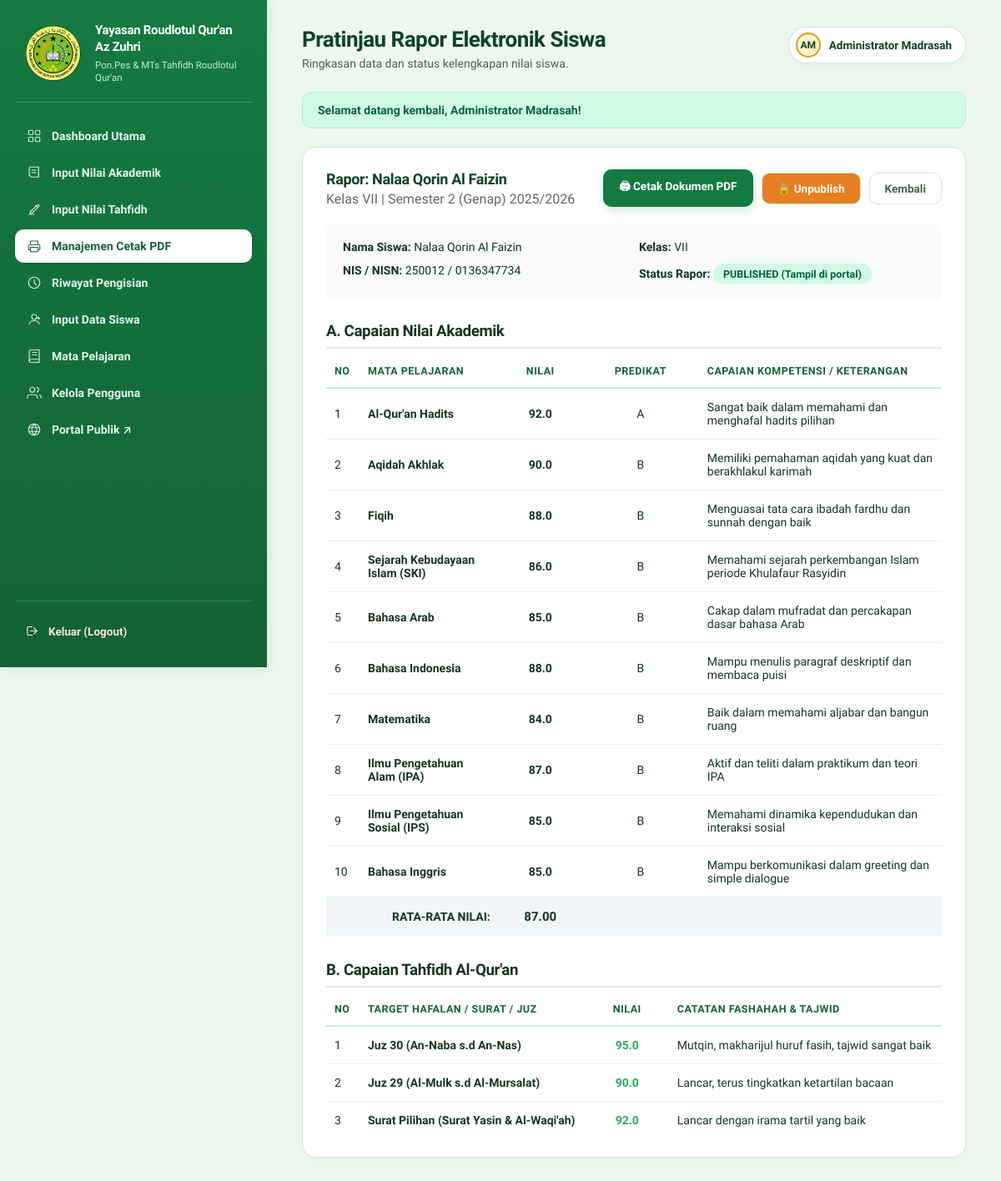
The app's page /staff/rapor/detail.php?student_id=1&semester=2&school_year=2025/2026 (signed in) with its own data.
### tables this page shows
CREATE TABLE IF NOT EXISTS `guardians` (
    `id` INT UNSIGNED AUTO_INCREMENT PRIMARY KEY,
    `student_id` INT UNSIGNED NOT NULL UNIQUE,
    `nama_ayah` VARCHAR(150) NULL,
    `nama_ibu` VARCHAR(150) NULL,
    `alamat_orang_tua` TEXT NULL,
    `pekerjaan_ayah` VARCHAR(100) NULL,
    `pekerjaan_ibu` VARCHAR(100) NULL,
    `nama_wali` VARCHAR(150) NULL,
    `alamat_wali` TEXT NULL,
    `pekerjaan_wali` VARCHAR(100) NULL,
    CONSTRAINT `fk_guardians_student` FOREIGN KEY (`student_id`) REFERENCES `students`(`id`) ON DELETE CASCADE
);

CREATE TABLE IF NOT EXISTS `students` (
    `id` INT UNSIGNED AUTO_INCREMENT PRIMARY KEY,
    `nis` VARCHAR(30) NOT NULL UNIQUE,
    `nisn` VARCHAR(20) NOT NULL UNIQUE,
    `nama` VARCHAR(150) NOT NULL,
    `jenis_kelamin` ENUM('L', 'P') NOT NULL,
    `tempat_lahir` VARCHAR(100) NOT NULL,
    `tanggal_lahir` DATE NOT NULL,
    `agama` VARCHAR(30) NOT NULL DEFAULT 'ISLAM',
    `anak_ke` TINYINT UNSIGNED NULL,
    `status_keluarga` VARCHAR(50) NULL,
    `alamat` TEXT NOT NULL,
    `kelas` VARCHAR(30) NOT NULL,
    `tanggal_diterima` DATE NULL,
    `sekolah_asal` VARCHAR(150) NULL,
    `alamat_sekolah_asal` TEXT NULL,
    `created_at` TIMESTAMP NOT NULL DEFAULT CURRENT_TIMESTAMP,
    `updated_at` TIMESTAMP NOT NULL DEFAULT CURRENT_TIMESTAMP ON UPDATE CURRENT_TIMESTAMP,
    INDEX `idx_students_nama` (`nama`),
    INDEX `idx_students_kelas` (`kelas`)
);

CREATE TABLE IF NOT EXISTS `academic_grades` (
    `id` INT UNSIGNED AUTO_INCREMENT PRIMARY KEY,
    `student_id` INT UNSIGNED NOT NULL,
    `subject` VARCHAR(100) NOT NULL,
    `score` DECIMAL(5,2) NOT NULL,
    `predikat` ENUM('A', 'B', 'C', 'D', 'E') NULL,
    `description` TEXT NULL,
    `semester` TINYINT UNSIGNED NOT NULL COMMENT '1=Ganjil, 2=Genap',
    `school_year` VARCHAR(9) NOT NULL COMMENT '2025/2026',
    `created_at` TIMESTAMP NOT NULL DEFAULT CURRENT_TIMESTAMP,
    `updated_at` TIMESTAMP NOT NULL DEFAULT CURRENT_TIMESTAMP ON UPDATE CURRENT_TIMESTAMP,
    CONSTRAINT `fk_academic_student` FOREIGN KEY (`student_id`) REFERENCES `students`(`id`) ON DELETE CASCADE,
    UNIQUE KEY `uq_academic_grade` (`student_id`, `subject`, `semester`, `school_year`)
);

CREATE TABLE IF NOT EXISTS `tahfidh_grades` (
    `id` INT UNSIGNED AUTO_INCREMENT PRIMARY KEY,
    `student_id` INT UNSIGNED NOT NULL,
    `memorization` VARCHAR(150) NOT NULL COMMENT 'Surat / Juz / Target',
    `score` DECIMAL(5,2) NOT NULL,
    `predikat` ENUM('A+', 'A', 'B+', 'B', 'C+', 'C', 'D+', 'D', 'E') NULL,
    `description` TEXT NULL,
    `semester` TINYINT UNSIGNED NOT NULL,
    `school_year` VARCHAR(9) NOT NULL,
    `created_at` TIMESTAMP NOT NULL DEFAULT CURRENT_TIMESTAMP,
    `updated_at` TIMESTAMP NOT NULL DEFAULT CURRENT_TIMESTAMP ON UPDATE CURRENT_TIMESTAMP,
    CONSTRAINT `fk_tahfidh_student` FOREIGN KEY (`student_id`) REFERENCES `students`(`id`) ON DELETE CASCADE,
    UNIQUE KEY `uq_tahfidh_item` (`student_id`, `memorization`, `semester`, `school_year`)
);

### includes/fungsi.php (called while the page is built, shortened)
<?php
function e(?string $value): string
{
    return htmlspecialchars($value ?? '', ENT_QUOTES, 'UTF-8');
}
function base_url(string $path = ''): string
{
    static $baseUrl = null;
    if ($baseUrl === null) {
        $docRoot = $_SERVER['DOCUMENT_ROOT'] ?? '';
        $rootDir = str_replace('\\', '/', realpath(__DIR__ . '/..') ?: '');
        $docRootDir = str_replace('\\', '/', realpath($docRoot) ?: '');
        if ($rootDir !== '' && $docRootDir !== '' && str_starts_with($rootDir, $docRootDir)) {
            $subPath = substr($rootDir, strlen($docRootDir));
            $baseUrl = rtrim($subPath, '/');
        } else {
            $baseUrl = '';
        }
    }
    $cleanPath = '/' . ltrim($path, '/');
    return ($path === '' || $path === '/') ? ($baseUrl ?: '/') : ($baseUrl . $cleanPath);
}

### includes/auth.php (called while the page is built, shortened)
<?php
require_once __DIR__ . '/fungsi.php';
function current_user(): ?array
{
    return $_SESSION['user'] ?? null;
}

### staff/rapor/detail.php (the view, shortened to what this page needs)
<?php
require_once __DIR__ . '/../../config/koneksi.php';
require_once __DIR__ . '/../../includes/fungsi.php';
require_once __DIR__ . '/../../includes/auth.php';
$studentId = filter_input(INPUT_GET, 'student_id', FILTER_VALIDATE_INT);
$semester = (int)($_GET['semester'] ?? 2);
$schoolYear = trim($_GET['school_year'] ?? '2025/2026');
$stmt = $pdo->prepare("SELECT s.*, g.nama_ayah, g.nama_ibu FROM students s LEFT JOIN guardians g ON g.student_id = s.id WHERE s.id = :id LIMIT 1");
$stmt->execute(['id' => $studentId]);
$student = $stmt->fetch();
$stmtRep = $pdo->prepare("SELECT * FROM reports WHERE student_id = :sid AND semester = :sem AND school_year = :sy LIMIT 1");
$stmtRep->execute(['sid' => $studentId, 'sem' => $semester, 'sy' => $schoolYear]);
$report = $stmtRep->fetch();
$stmtAcad = $pdo->prepare("SELECT * FROM academic_grades WHERE student_id = :sid AND semester = :sem AND school_year = :sy ORDER BY id ASC");
$stmtAcad->execute(['sid' => $studentId, 'sem' => $semester, 'sy' => $schoolYear]);
$academicGrades = $stmtAcad->fetchAll();
$stmtTahfidh = $pdo->prepare("SELECT * FROM tahfidh_grades WHERE student_id = :sid AND semester = :sem AND school_year = :sy ORDER BY id ASC");
$stmtTahfidh->execute(['sid' => $studentId, 'sem' => $semester, 'sy' => $schoolYear]);
$tahfidhGrades = $stmtTahfidh->fetchAll();
$status = $report['status'] ?? 'draft';
require_once __DIR__ . '/../../includes/header.php';
?>
<div class="data-section">
    <div class="data-header">
        <div>
            <h2>Rapor: <?= e($student['nama']) ?></h2>
            <p style="margin:4px 0 0 0; color:#666;">Kelas <?= e($student['kelas']) ?> | Semester <?= $semester === 1 ? '1 (Ganjil)' : '2 (Genap)' ?> <?= e($schoolYear) ?></p>
        </div>
        <div style="display:flex; gap:10px; align-items:center;">
            <a href="<?= e(base_url('/staff/rapor/cetak.php?student_id=' . $studentId . '&semester=' . $semester . '&school_year=' . urlencode($schoolYear))) ?>" target="_blank" class="btn btn-primary">🖨 Cetak Dokumen PDF</a>
            <?php if ($isAdmin): ?>
                <?php if ($status === 'published'): ?>
                    <form method="POST" action="<?= e(base_url('/staff/rapor/publish.php')) ?>" style="display:inline;">
                        <button type="submit" class="btn btn-secondary" style="background:#e67e22; color:white;">🔒 Unpublish</button>
                    </form>
                <?php endif; ?>
            <?php endif; ?>
            <a href="<?= e(base_url('/staff/rapor/index.php')) ?>" class="btn btn-secondary">Kembali</a>
        </div>
    </div>
    <div style="background:#f8fafc; padding:20px; border-radius:8px; margin-bottom:25px; border-left:5px solid var(--primary-color);">
        <div style="display:grid; grid-template-columns: repeat(auto-fit, minmax(250px, 1fr)); gap:12px; font-size:14px;">
            <div><strong>Nama Siswa:</strong> <?= e($student['nama']) ?></div>
            <div><strong>Kelas:</strong> <?= e($student['kelas']) ?></div>
            <div><strong>NIS / NISN:</strong> <?= e($student['nis']) ?> / <?= e($student['nisn']) ?></div>
            <div><strong>Status Rapor:</strong>
                <?php if ($status === 'published'): ?>
                    <span class="badge badge-success">PUBLISHED (Tampil di portal)</span>
                <?php elseif ($status === 'ready'): ?>
                    <span class="badge badge-info">READY (Siap Diterbitkan)</span>
                <?php else: ?>
                    <span class="badge badge-secondary">DRAFT</span>
                <?php endif; ?>
            </div>
        </div>
    </div>
    <h3 style="color:var(--primary-color); border-bottom:2px solid #e2e8f0; padding-bottom:8px;">A. Capaian Nilai Akademik</h3>
    <div class="table-responsive" style="margin-bottom:30px;">
        <table>
            <thead>
                <tr>
                    <th style="width:40px;">No</th>
                    <th>Mata Pelajaran</th>
                    <th style="width:100px; text-align:center;">Nilai</th>
                    <th style="width:140px; text-align:center;">Predikat</th>
                    <th>Capaian Kompetensi / Keterangan</th>
                </tr>
            </thead>
            <tbody>
                <?php if (empty($academicGrades)): ?>
                    <tr><td colspan="5" style="text-align:center; color:#888;">Belum ada nilai akademik yang diinput.</td></tr>
                <?php else: ?>
                    <?php
                    $no = 1; $totalScore = 0;
                    foreach ($academicGrades as $g):
                        $score = (float)$g['score'];
                        $totalScore += $score;
                        $storedPredicate = strtoupper(trim((string)($g['predikat'] ?? '')));
                        if (in_array($storedPredicate, ['A', 'B', 'C', 'D', 'E'], true)) {
                            $predikat = $storedPredicate;
                        } elseif ($score >= 91) $predikat = 'A';
                        elseif ($score >= 81) $predikat = 'B';
                        elseif ($score >= 71) $predikat = 'C';
                        else $predikat = 'D';
                    ?>
                        <tr>
                            <td><?= $no++ ?></td>
                            <td><strong><?= e($g['subject']) ?></strong></td>
                            <td style="text-align:center; font-weight:bold;"><?= number_format($score, 1) ?></td>
                            <td style="text-align:center;"><?= $predikat ?></td>
                            <td><?= e($g['description'] ?: ($score >= 91 ? 'Sangat Baik' : ($score >= 81 ? 'Baik' : ($score >= 71 ? 'Cukup' : 'Perlu Bimbingan')))) ?></td>
                        </tr>
                    <?php endforeach; ?>
                    <tr style="background:#f1f5f9; font-weight:bold;">
                        <td colspan="2" style="text-align:right;">RATA-RATA NILAI:</td>
                        <td style="text-align:center; color:var(--primary-color); font-size:15px;"><?= number_format($totalScore / count($academicGrades), 2) ?></td>
                        <td colspan="2"></td>
                    </tr>
                <?php endif; ?>
            </tbody>
        </table>
    </div>
    <h3 style="color:var(--primary-color); border-bottom:2px solid #e2e8f0; padding-bottom:8px;">B. Capaian Tahfidh Al-Qur'an</h3>
    <div class="table-responsive">
        <table>
            <thead>
                <tr>
                    <th style="width:40px;">No</th>
                    <th>Target Hafalan / Surat / Juz</th>
                    <th style="width:100px; text-align:center;">Nilai</th>
                    <th>Catatan Fashahah & Tajwid</th>
                </tr>
            </thead>
            <tbody>
                <?php if (empty($tahfidhGrades)): ?>
                    <tr><td colspan="4" style="text-align:center; color:#888;">Belum ada capaian tahfidh yang diinput.</td></tr>
                <?php else: ?>
                    <?php $no = 1; foreach ($tahfidhGrades as $t): ?>
                        <tr>
                            <td><?= $no++ ?></td>
                            <td><strong><?= e($t['memorization']) ?></strong></td>
                            <td style="text-align:center; font-weight:bold; color:#27ae60;"><?= number_format((float)$t['score'], 1) ?></td>
                            <td><?= e($t['description'] ?: 'Lancar, tajwid baik') ?></td>
                        </tr>
                    <?php endforeach; ?>
                <?php endif; ?>
            </tbody>
        </table>
    </div>
</div>
<?php require_once __DIR__ . '/../../includes/footer.php'; ?>

### assets/css/desainstaff.css (style rules this page uses)
:root { --green-900: #0C4325; --green-800: #126336; --green-700: #157A42; --green-600: #1E8E4F; --green-500: #27AE60; --gold-500: #D99B26; --gold-400: #EAB308; --gold-100: #FEF3C7; --gold-50: #FFFBEB; --paper: #EDF7F0; --card: #FFFFFF; --ink: #143523; --ink-soft: #456251; --line: #D0E7D7; --line-soft: #E2F2E7; --rose-500: #DC2626; --rose-100: #FEE2E2; --amber-500: #D97706; --amber-100: #FEF3C7; --blue-500: #2563EB; --blue-100: #DBEAFE; }
* { box-sizing: border-box; }
body { margin: 0; font-family: 'Plus Jakarta Sans', -apple-system, BlinkMacSystemFont, 'Segoe UI', Roboto, sans-serif; background-color: var(--paper); color: var(--ink); min-height: 100vh; -webkit-font-smoothing: antialiased; }
h1, h2, h3, .brand-name { font-family: 'Plus Jakarta Sans', sans-serif; font-weight: 700; letter-spacing: -0.02em; }
.panel-card, .card, .data-section { background: var(--card); border: 1px solid var(--line); border-radius: 16px; padding: 26px 28px 22px; box-shadow: 0 4px 16px rgba(18, 99, 54, 0.04); margin-bottom: 24px; }
.panel-head, .data-header { display: flex; align-items: center; justify-content: space-between; gap: 16px; flex-wrap: wrap; margin-bottom: 20px; }
.panel-head h2, .data-header h2 { font-size: 18px; font-weight: 800; color: var(--green-900); margin: 0; }
.btn, .action-btn { font-family: 'Plus Jakarta Sans', sans-serif; font-size: 13.5px; font-weight: 700; padding: 10px 18px; border-radius: 10px; border: 1px solid transparent; cursor: pointer; display: inline-flex; align-items: center; justify-content: center; gap: 8px; white-space: nowrap; text-decoration: none; transition: opacity 0.15s ease, background 0.15s ease, transform 0.1s ease, box-shadow 0.15s ease; }
.btn-ghost, .btn-secondary, .btn-cancel { background: #FFFFFF; border: 1px solid var(--line); color: var(--ink-soft); }
.btn-primary, .btn-add, .btn-save { background: var(--green-700); color: #FFFFFF; border: 1px solid transparent; box-shadow: 0 4px 12px rgba(21, 122, 66, 0.2); }
.table-responsive { overflow-x: auto; width: 100%; }
table { width: 100%; border-collapse: collapse; }
thead th { text-align: left; font-size: 12.5px; color: var(--green-800); font-weight: 700; padding: 0 10px 12px; border-bottom: 2px solid var(--line); text-transform: uppercase; letter-spacing: 0.5px; }
tbody td { padding: 14px 10px; border-bottom: 1px solid var(--line-soft); font-size: 14px; vertical-align: middle; }
tbody tr:last-child td { border-bottom: none; }
.badge { display: inline-flex; align-items: center; gap: 6px; font-size: 12.5px; font-weight: 700; padding: 5px 12px; border-radius: 99px; }
.badge-green, .badge-success { background: #D1FAE5; color: #065F46; }

### records on screen
guardians: student.nama "Nalaa Qorin Al Faizin", student.kelas "VII", student.nis "250012", student.nisn "0136347734"
academic_grades: subject "Al-Qur'an Hadits", score "92.0", predikat "A", description "Sangat baik dalam memahami dan menghafal hadits pilihan"
academic_grades: subject "Aqidah Akhlak", score "90.0", predikat "B", description "Memiliki pemahaman aqidah yang kuat dan berakhlakul karimah"
academic_grades: subject "Fiqih", score "88.0", predikat "B", description "Menguasai tata cara ibadah fardhu dan sunnah dengan baik"
academic_grades: subject "Sejarah Kebudayaan Islam (SKI)", score "86.0", predikat "B", description "Memahami sejarah perkembangan Islam periode Khulafaur Rasyidin"
academic_grades: subject "Bahasa Arab", score "85.0", predikat "B", description "Cakap dalam mufradat dan percakapan dasar bahasa Arab"
academic_grades: subject "Bahasa Indonesia", score "88.0", predikat "B", description "Mampu menulis paragraf deskriptif dan membaca puisi"
academic_grades: subject "Matematika", score "84.0", predikat "B", description "Baik dalam memahami aljabar dan bangun ruang"
academic_grades: subject "Ilmu Pengetahuan Alam (IPA)", score "87.0", predikat "B", description "Aktif dan teliti dalam praktikum dan teori IPA"
academic_grades: subject "Ilmu Pengetahuan Sosial (IPS)", score "85.0", predikat "B", description "Memahami dinamika kependudukan dan interaksi sosial"
academic_grades: subject "Bahasa Inggris", score "85.0", predikat "B", description "Mampu berkomunikasi dalam greeting dan simple dialogue"
tahfidh_grades: memorization "Juz 30 (An-Naba s.d An-Nas)", score "95.0", description "Mutqin, makharijul huruf fasih, tajwid sangat baik"
tahfidh_grades: memorization "Juz 29 (Al-Mulk s.d Al-Mursalat)", score "90.0", description "Lancar, terus tingkatkan ketartilan bacaan"
tahfidh_grades: memorization "Surat Pilihan (Surat Yasin & Al-Waqi'ah)", score "92.0", description "Lancar dengan irama tartil yang baik"

### other values on screen
$contentTitle "Pratinjau Rapor Elektronik Siswa"
$contentSubtitle "Ringkasan data dan status kelengkapan nilai siswa."
$avatarInitials "AM"
$user['nama_lengkap'] "Administrator Madrasah"
$flash['message'] "Selamat datang kembali, Administrator Madrasah!"
$schoolYear "2025/2026"
$totalScore / count($academicGrades) "87.00"
